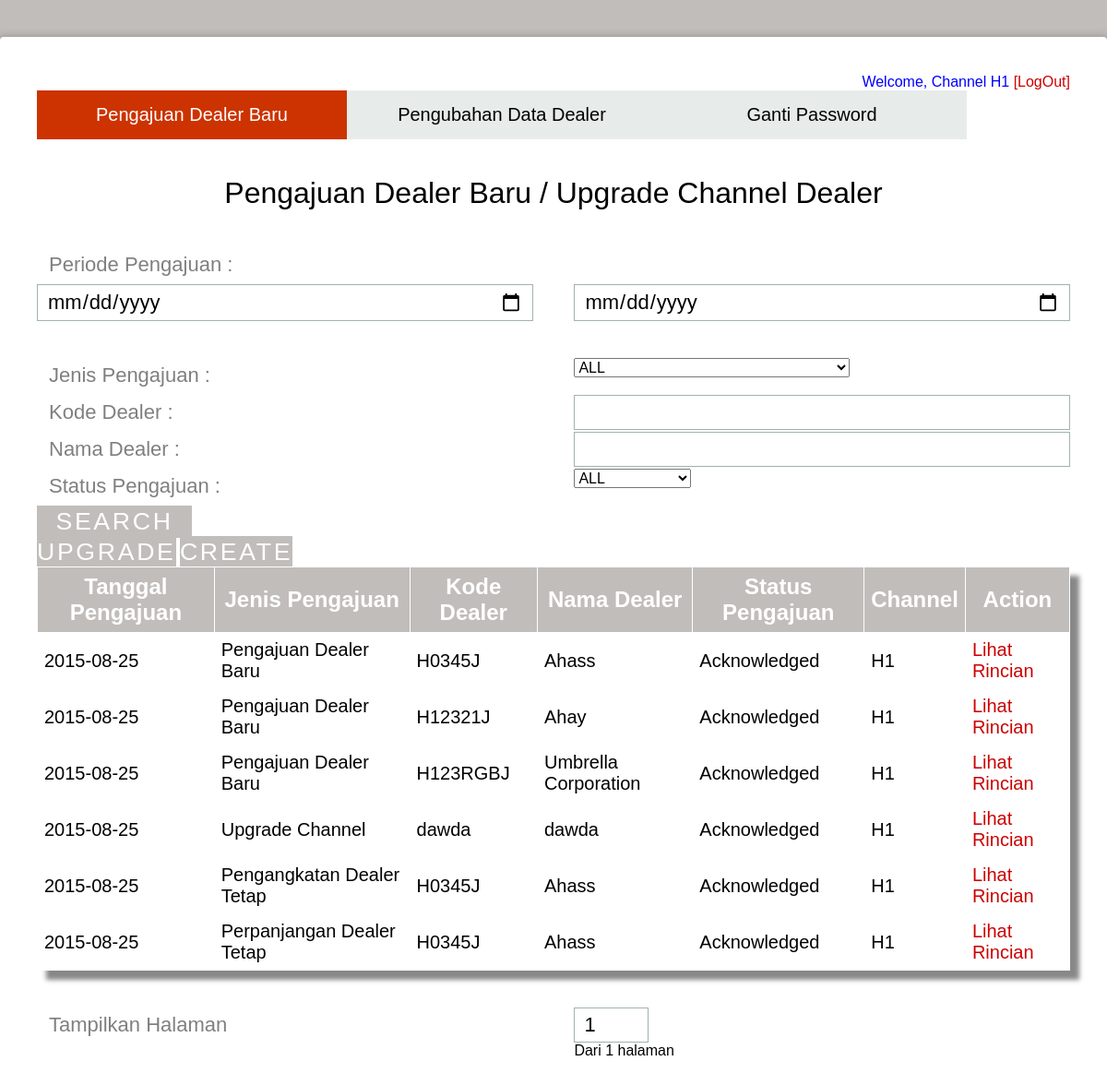
Page /admin_h1 (signed in) on the committed database.
### tables this page shows
CREATE TABLE IF NOT EXISTS `daftar_pengajuan` (
  `id_daftar` int(11) NOT NULL AUTO_INCREMENT,
  `id_admin` int(11) NOT NULL,
  `kode_dealer` varchar(15) NOT NULL,
  `tanggal_pengajuan` date NOT NULL,
  `jenis_pengajuan` varchar(35) NOT NULL,
  `channel` varchar(10) DEFAULT NULL,
  `status_channel` varchar(10) DEFAULT NULL,
  `jam_pengajuan` time NOT NULL,
  `comment_sv` varchar(50) DEFAULT NULL,
  `approval_sv` varchar(30) DEFAULT NULL,
  `nama_sv` varchar(30) NOT NULL,
  `waktu_approval_sv` datetime NOT NULL,
  `comment_manager` varchar(50) DEFAULT NULL,
  `approval_manager` varchar(30) DEFAULT NULL,
  `nama_manager` varchar(30) NOT NULL,
  `waktu_approval_manager` datetime NOT NULL,
  `comment_divhead` varchar(50) DEFAULT NULL,
  `approval_divhead` varchar(30) DEFAULT NULL,
  `nama_divhead` varchar(30) NOT NULL,
  `waktu_approval_divhead` datetime NOT NULL,
  `legalisir_admin` varchar(20) DEFAULT NULL,
  `waktu_legalisir` date NOT NULL,
  `perpanjangan` date DEFAULT NULL,
  PRIMARY KEY (`id_daftar`)
);

CREATE TABLE IF NOT EXISTS `daftar_dealer` (
  `kode_dealer` varchar(15) NOT NULL,
  `nama_dealer` varchar(50) NOT NULL,
  `id_kodepos` int(11) NOT NULL,
  `lokasi` varchar(30) NOT NULL,
  `owner` varchar(30) NOT NULL,
  `kontak` varchar(12) NOT NULL,
  `status_tanah` varchar(30) NOT NULL,
  `akhir_sewa` date DEFAULT NULL,
  `status_dealer` varchar(10) DEFAULT NULL,
  `siop` varchar(50) DEFAULT NULL,
  `tdp` varchar(50) DEFAULT NULL,
  `ktp` varchar(50) DEFAULT NULL,
  `npwp` varchar(50) DEFAULT NULL,
  `ho` varchar(50) DEFAULT NULL,
  `akte` varchar(50) DEFAULT NULL,
  `surat_domisili` varchar(50) DEFAULT NULL,
  `waktucreate` datetime NOT NULL,
  `waktumodify` datetime DEFAULT NULL,
  PRIMARY KEY (`kode_dealer`)
);

### admin_h1/index.php (the view, shortened to what this page needs)
<?php
if($_SESSION['status']=='admin_h1'){
?>
<!DOCTYPE html>
<html >
  <head>
    <link href='../css/css.css' rel='stylesheet' type='text/css'>
    <link rel="stylesheet" href="css/normalize.css">
    <link rel="stylesheet" href="css/style.css">
  </head>
  <body>
    <div class="form">
      <div align="right">
	 <a style="color:#00F"> Welcome, <?php echo ($_SESSION['nama']) ?></a>
	  <a href="../login/logout.php" onclick="return confirm('Anda Yakin Logout dari Sistem?')">[LogOut]</a></div>
      <ul class="tab-group">
        <li class="tab active"><a href="#pdb">Pengajuan Dealer Baru</a></li>
		<li class="tab"><a href="#pdd">Pengubahan Data Dealer</a></li>
		<li class="tab"><a href="#gp">Ganti Password</a></li>
      </ul>
      <div class="tab-content">
        <div id="pdb">
          <h1>Pengajuan Dealer Baru / Upgrade Channel Dealer</h1>
          <form id="form-search" method="post">
          <div class="top-row">
            <div class="field-wrap">
              <label>
                Periode Pengajuan :
              </label>
            </div>
              <div class="field-wrap">
                <input type="date" name="date_awal" value=""/>
              </div>
              <div class="field-wrap">
              <input type="date" name="date_akhir" value=""/>
            </div>
          </div>
			<div class="top-row">
          <div class="field-wrap">
            <label>
              Jenis Pengajuan :
            </label>
		  </div>
		  <div class="field-wrap">
            <select name = "jenis_pengajuan">
															<option value = "" >ALL</option>
														</select>
          </div>
		  </div>
          <div class="top-row">
          <div class="field-wrap">
            <label>
              Kode Dealer :
            </label>
		  </div>
		  <div class="field-wrap"><input name="kode_dealer" type="text" value=""/>
          </div>
          </div>
		  <div class="top-row">
          <div class="field-wrap">
            <label>
              Nama Dealer :
            </label>
          </div>
		  <div class="field-wrap">
            <input name="nama_dealer" type="text" value=""/>
          </div>
          </div>
		  <div class="top-row">
          <div class="field-wrap">
            <label>
              Status Pengajuan :
            </label>
		  </div>
		  <div class="field-wrap">
            <select name = "status">
															<option value = "">ALL</option>
			</select>
          </div>
		  </div>
          <button type="submit" class="button button-block"/>Search</button>
		  <a class="button"href="index2.php"/>Upgrade</a>
		   <a class="button"href="index1.php"/>Create</a>
		  <div class="result">
		  <div class="field-wrap">
		  <div class="table" >
                <table>
                    <tr>
                        <td>
                            Tanggal Pengajuan
                        </td>
                        <td >
                            Jenis Pengajuan
                        </td>
                        <td>
                            Kode Dealer
                        </td>
						<td>
                            Nama Dealer
                        </td>
						<td>
                            Status Pengajuan
                        </td>
						<td>
                            Channel
                        </td>
						<td>
                            Action
                        </td>
                    </tr>
                    <?php
					$hasil=mysql_query("select * from daftar_pengajuan a, daftar_dealer b where a.kode_dealer = b.kode_dealer and a.channel = 'H1' order by tanggal_pengajuan desc limit 0,10");
					while ($baris = mysql_fetch_array($hasil)){
					echo "
					<tr>
					<td align=center>";echo $baris['tanggal_pengajuan'];echo"</td>
					<td align=center>";echo $baris['jenis_pengajuan'];echo"</td>
					<td align=center>";echo $baris['kode_dealer'];echo"</td>
					<td align=center>";echo $baris['nama_dealer'];echo"</td>
				<td align=center>";if($baris['approval_sv']=='Tidak Setuju'||$baris['approval_manager']=='Tidak Setuju'||$baris['approval_divhead']=='Tidak Setuju') echo "Rejected"; else if($baris['comment_sv']==null||$baris['approval_sv']==null||$baris['comment_manager']==null||$baris['approval_manager']==null||$baris['comment_divhead']==null||$baris['approval_divhead']==null) echo "In Progress";else echo "Acknowledged"; echo"</td>
          	<td align=center>";echo $baris['channel'];echo"</td>
					<td align=center><a href=";if($baris['jenis_pengajuan']=='Pemberhentian Dealer')echo"rincian_dealer.php?id=";else if($baris['channel']=='H1')echo"rincian_dealer_h1.php?id=";else if($baris['channel']=='H2')echo"rincian_dealer_h2.php?id=";else if($baris['channel']=='H3')echo"rincian_dealer_h3.php?id="; echo $baris['id_daftar']; echo ">Lihat Rincian</a></td></tr>";
					}
					$hitung=mysql_query("select * from daftar_pengajuan a, daftar_dealer b where a.kode_dealer = b.kode_dealer and a.channel = 'H1' order by tanggal_pengajuan desc");
					$count = 0;
					while ($an = mysql_fetch_array($hitung))
					{
						$count++;
					}
                    ?>
                </table>
            </div>
			</div>
            <div class="top-row" >
          <div class="field-wrap">
          <label>Tampilkan Halaman</label></div>
          <div class="field-wrap">
          <input type="number" style="width:15%" min="1" name="page" max="<?php echo ceil($count/10)?>" value="1" required/><span>Dari <?php echo ceil($count/10) ?> halaman</span>
          </div>
        </div>
        </div>
        </form>
        </div>
</div>
</div>
  </body>
</html>
<?php
}else{
?>
<script>document.location.href="../"</script>
<?php
}
?>

### admin_divhead_h1/css/style.css (style rules this page uses)
*, *:before, *:after { box-sizing: border-box; }
html { overflow-y: scroll; }
body { background: #c1bdba; font-family: 'Titillium Web', sans-serif; }
a { text-decoration: none; color: #cc0000; -webkit-transition: .5s ease; transition: .5s ease; }
.form { background: #ffffff; padding: 40px; max-width: 1200px; margin: 40px auto; border-radius: 4px; box-shadow: 0 4px 10px 4px rgba(19, 35, 47, 0.3); }
.tab-group { list-style: none; padding: 0; margin: 0 0 40px 0; }
.tab-group:after { content: ""; display: table; clear: both; }
.tab-group li a { display: block; text-decoration: none; padding: 15px; background: rgba(160, 179, 176, 0.25); color: #000000; font-size: 20px; float: left; width: 30%; text-align: center; cursor: pointer; -webkit-transition: .5s ease; transition: .5s ease; }
.tab-group .active a { background: #cc3300; color: #ffffff; }
h1 { text-align: center; color: #000000; font-weight: 300; margin: 0 0 40px; }
label { position: absolute; -webkit-transform: translateY(6px); -ms-transform: translateY(6px); transform: translateY(6px); left: 13px; color: rgba(0, 0, 0, 0.5); -webkit-transition: all 0.25s ease; transition: all 0.25s ease; -webkit-backface-visibility: hidden; pointer-events: none; font-size: 22px; }
input, textarea { font-size: 22px; display: block; width: 100%; height: 100%; padding: 5px 10px; background: none; background-image: none; border: 1px solid #a0b3b0; color: #000000; border-radius: 0; -webkit-transition: border-color .25s ease, box-shadow .25s ease; transition: border-color .25s ease, box-shadow .25s ease; }
.field-wrap { position: relative; margin-bottom: 40px; }
.top-row:after { content: ""; display: table; clear: both; }
.top-row > div { float: left; width: 48%; margin-right: 4%; }
.top-row > div:last-child { margin: 0; }
.button { border: 0; outline: none; border-radius: 0; padding: 2px 0; font-size: 20pt; font-weight: 6; text-transform: uppercase; letter-spacing: .1em; background: #c1bdba; color: #ffffff; -webkit-transition: all 0.5s ease; transition: all 0.5s ease; -webkit-appearance: none; }
.button-block { display: block; width: 15%; }
.table { margin:0px;padding:0px; width:100%; box-shadow: 10px 10px 5px #888888; border:1px solid #ffffff; -moz-border-radius-bottomleft:0px; -webkit-border-bottom-left-radius:0px; border-bottom-left-radius:0px; -moz-border-radius-bottomright:0px; -webkit-border-bottom-right-radius:0px; border-bottom-right-radius:0px; -moz-border-radius-topright:0px; -webkit-border-top-right-radius:0px; border-top-right-radius:0px; -moz-border-radius-topleft:0px; -webkit-border-top-left-radius:0px; border-top-left-radius:0px; }
.table table { border-collapse: collapse; border-spacing: 0; width:100%; height:100%; margin:0px;padding:0px; }
.table tr:last-child td:last-child { -moz-border-radius-bottomright:0px; -webkit-border-bottom-right-radius:0px; border-bottom-right-radius:0px; }
.table table tr:first-child td:first-child { -moz-border-radius-topleft:0px; -webkit-border-top-left-radius:0px; border-top-left-radius:0px; }
.table table tr:first-child td:last-child { -moz-border-radius-topright:0px; -webkit-border-top-right-radius:0px; border-top-right-radius:0px; }
.table tr:last-child td:first-child { -moz-border-radius-bottomleft:0px; -webkit-border-bottom-left-radius:0px; border-bottom-left-radius:0px; }
.table td { vertical-align:middle; background-color:#ffffff; border:1px solid #ffffff; border-width:0px 1px 1px 0px; text-align:left; padding:7px; font-size:20px; font-family:Arial; font-weight:normal; color:#000000; }
.table tr:last-child td { border-width:0px 1px 0px 0px; }
.table tr td:last-child { border-width:0px 0px 1px 0px; }
.table tr:last-child td:last-child { border-width:0px 0px 0px 0px; }
.table tr:first-child td { background:-o-linear-gradient(bottom, #c1bdba 5%, #c1bdba 100%); background:-webkit-gradient( linear, left top, left bottom, color-stop(0.05, #c1bdba), color-stop(1, #c1bdba) ); background:-moz-linear-gradient( center top, #c1bdba 5%, #c1bdba 100% ); filter:progid:DXImageTransform.Microsoft.gradient(startColorstr="#c1bdba", endColorstr="#c1bdba"); background: -o-linear-gradient(top,#c1bdba,c1bdba); background-color:#c1bdba; border:0px solid #ffffff; text-align:center; border-width:0px 0px 1px 1px; font-size:24px; font-family:Arial; font-weight:bold; color:#ffffff; }
.table tr:first-child td:first-child { border-width:0px 0px 1px 0px; }
.table tr:first-child td:last-child { border-width:0px 0px 1px 1px; }

### rows in the picture
daftar_pengajuan: tanggal_pengajuan "2015-08-25", jenis_pengajuan "Pengajuan Dealer Baru", kode_dealer.kode_dealer "H0345J", kode_dealer.nama_dealer "Ahass", approval_sv "Acknowledged", channel "H1"
daftar_pengajuan: tanggal_pengajuan "2015-08-25", jenis_pengajuan "Pengajuan Dealer Baru", kode_dealer.kode_dealer "H12321J", kode_dealer.nama_dealer "Ahay", approval_sv "Acknowledged", channel "H1"
daftar_pengajuan: tanggal_pengajuan "2015-08-25", jenis_pengajuan "Pengajuan Dealer Baru", kode_dealer.kode_dealer "H123RGBJ", kode_dealer.nama_dealer "Umbrella Corporation", approval_sv "Acknowledged", channel "H1"
daftar_pengajuan: tanggal_pengajuan "2015-08-25", jenis_pengajuan "Upgrade Channel", kode_dealer.kode_dealer "dawda", kode_dealer.nama_dealer "dawda", approval_sv "Acknowledged", channel "H1"
daftar_pengajuan: tanggal_pengajuan "2015-08-25", jenis_pengajuan "Pengangkatan Dealer Tetap", kode_dealer.kode_dealer "H0345J", kode_dealer.nama_dealer "Ahass", approval_sv "Acknowledged", channel "H1"
daftar_pengajuan: tanggal_pengajuan "2015-08-25", jenis_pengajuan "Perpanjangan Dealer Tetap", kode_dealer.kode_dealer "H0345J", kode_dealer.nama_dealer "Ahass", approval_sv "Acknowledged", channel "H1"

### other values in the picture
$_SESSION['nama'] "Channel H1"
ceil($count/10) "1"
